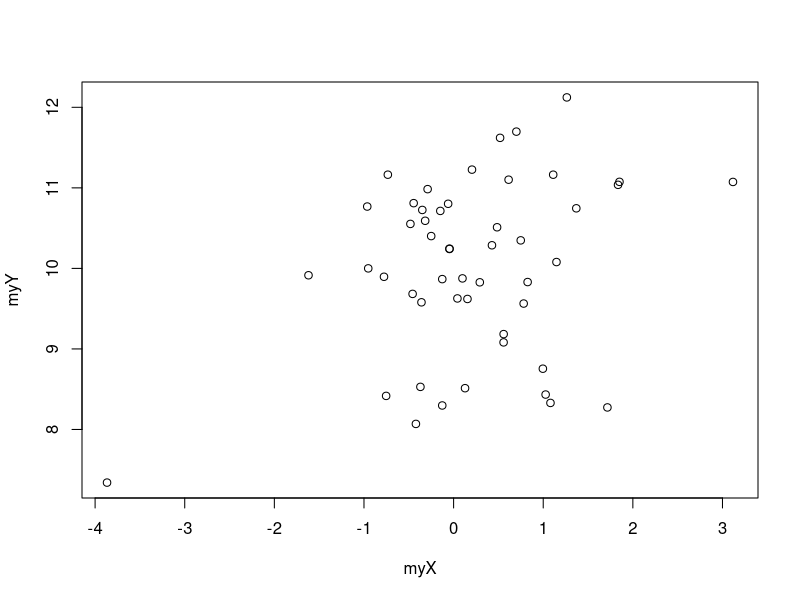
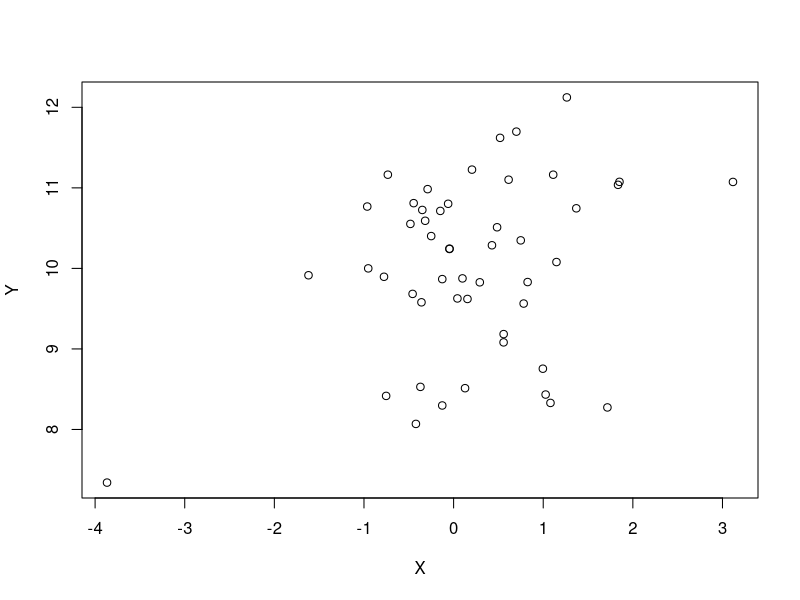
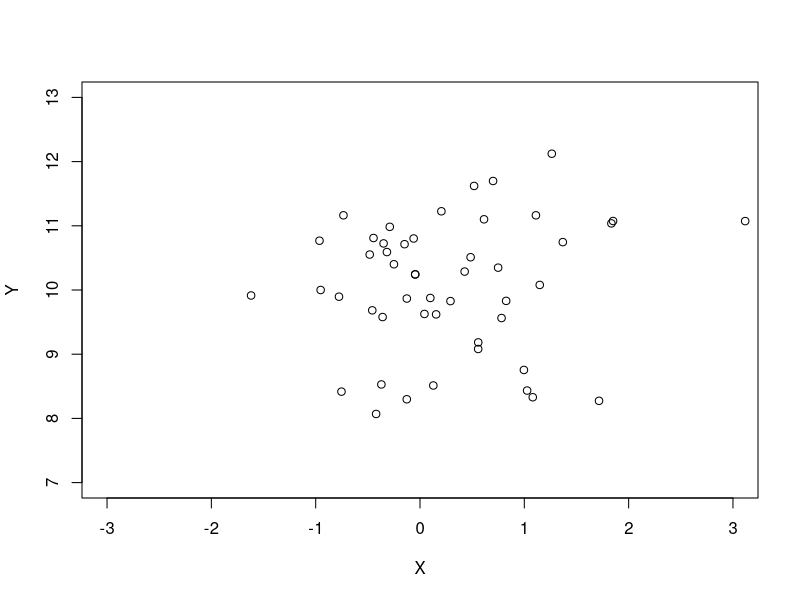
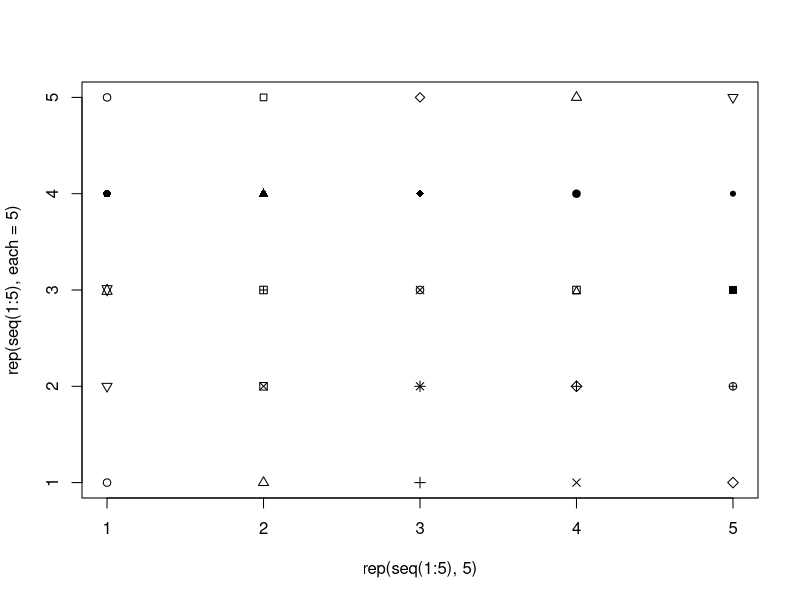
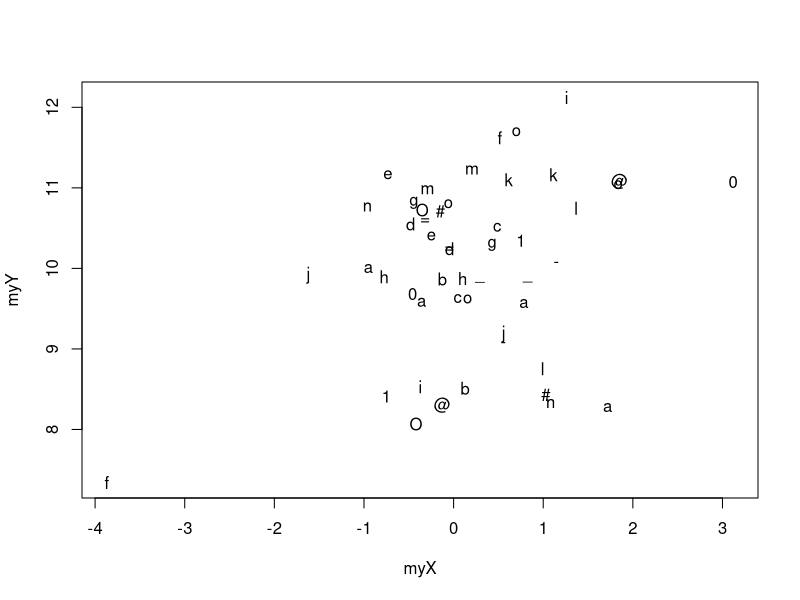
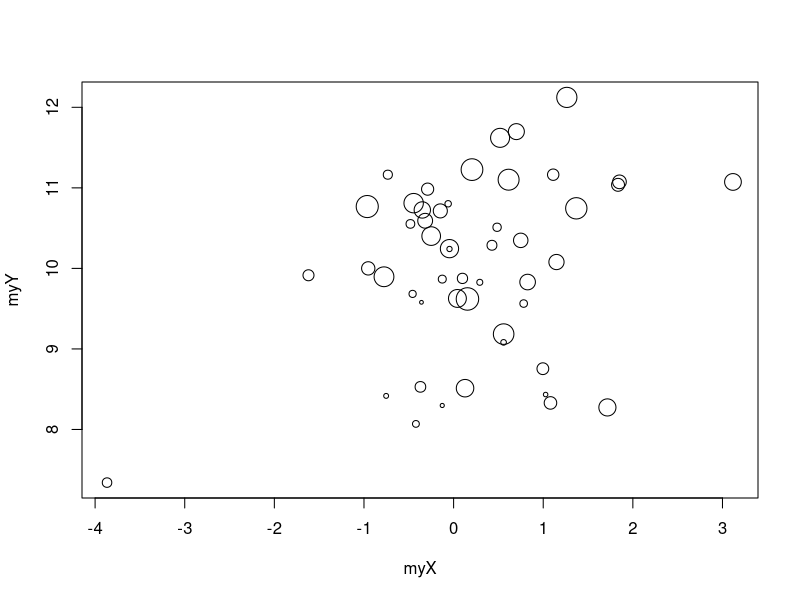
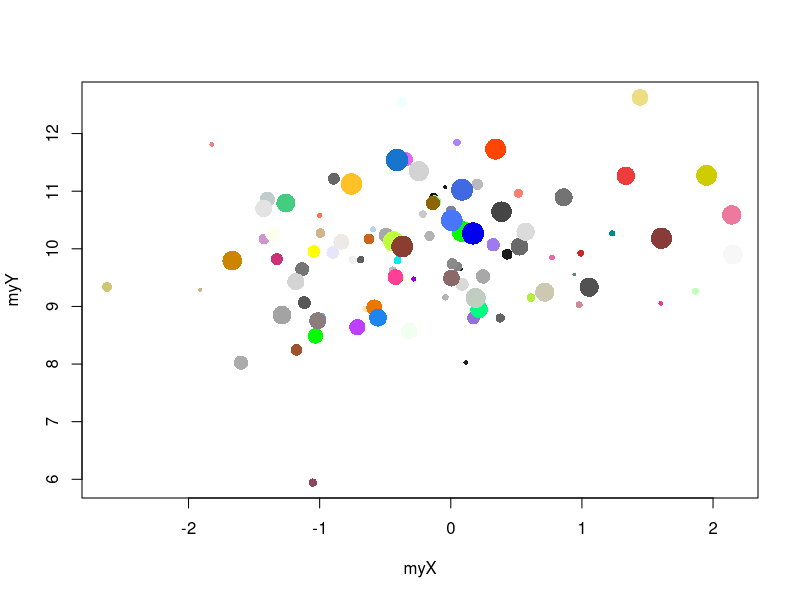
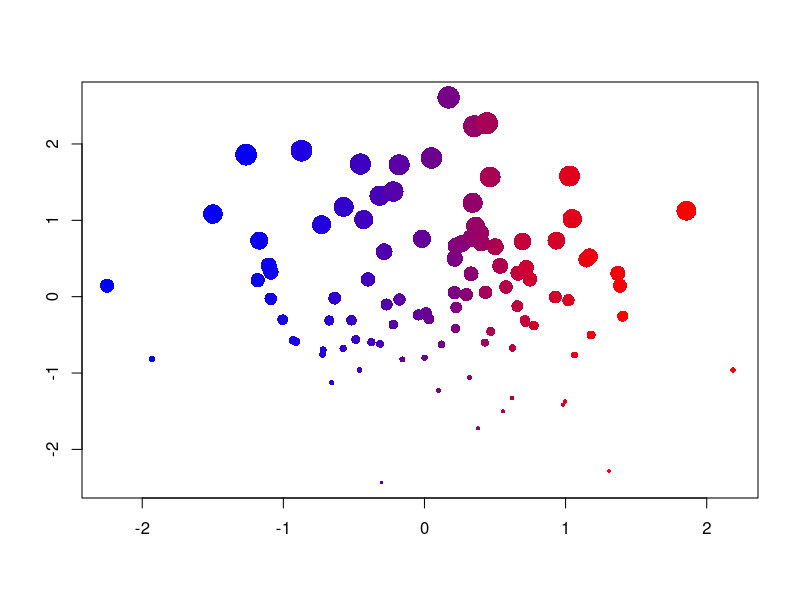

Write R code to recreate these figures, in order.
## ---- chunk 1
myX <- rnorm(50, mean = 0, sd = 1) # tirage aléatoire dans un loi Normale
myY <- rnorm(50, mean = 10, sd = 1) # tirage aléatoire dans un loi Normale
plot(x = myX, y = myY)
## ---- chunk 2
plot(x = myX, y = myY, 
  xlab = "X", ylab = "Y")
## ---- chunk 3
plot(x = myX, y = myY, 
  xlab = "X", ylab = "Y", 
  xlim = c(-3, 3), ylim = c(7, 13))
## ---- chunk 4
plot(x = rep(seq(1:5), 5), y = rep(seq(1:5), each = 5),
  pch = 1:25)
plot(x = myX, y = myY, 
  pch = c("a", "@", "#", "1", "=", "-", "_", "o", "O", "0", letters[1:15]))
## ---- chunk 5
plot(x = myX, y = myY, 
  cex = seq(from = 0.5, to = 3, length.out = 50))
## ---- chunk 6
myX <- rnorm(100, mean = 0, sd = 1)
myY <- rnorm(100, mean = 10, sd = 1)
plot(x = myX, y = myY, 
  cex = seq(from = 0.5, to = 3, length.out = 100),
  pch = 16,
  col = sample(colors(), 100))
## ---- chunk 7
myX <- rnorm(100)
myY <- rnorm(100)
dfGraph <- data.frame(myX, myY)
dfGraph <- dfGraph[order(dfGraph$myX),]
dfGraph$myCol <- colorRampPalette(c("blue", "red"))(100)
dfGraph <- dfGraph[order(dfGraph$myY),]
dfGraph$myCex <- seq(from = 0.5, to = 3, length.out = 100)
plot(x = dfGraph$myX, y = dfGraph$myY, 
  cex = dfGraph$myCex, pch = 16, col = dfGraph$myCol, 
  xlab = "", ylab = "")
## ---- chunk 8
myX <- 1:20
myY <- rnorm(20, mean = 10, sd = 1)
plot(x = myX, y = myY, 
  type = 'b') # 'p', 'l', 'b', 'c', 'o', 'h', 's', 'S', 'n'
## ---- chunk 9
par(mfrow = c(1, 2))
plot(x = myX, y = myY, 
  type = 'b', pch = 16, cex = 3) 
grid(lwd = 3, lty = 1)
plot(x = myX, y = myY, 
  type = 'b', pch = 16, cex = 3, 
  panel.first = grid(lwd = 3, lty = 1)) 
par(mfrow = c(1, 1))
## ---- chunk 10
op <- par(no.readonly = TRUE)
par(mfrow = c(2, 2), mar = c(2, 2, 1, 1))
graph4 <- lapply(1:4, function(i){
  plot(x = rnorm(100), 
    y = rnorm(100), 
    col = i, pch = 16)
})
par(op)
## ---- chunk 11
myX <- rnorm(100)
myY <- rnorm(100)
par(mar = c(4, 4, 1, 1)) # réduction des marges
plot(x = myX, y = myY, 
  xlim = c(-4, 4), ylim = c(-4, 4),   
  pch = 16, cex = 1.5, 
  col = sample(colors(), size = 100),
  panel.first = {
    grid()
    abline(v = c(min(myX), max(myX)), lty = 2)
    abline(h = c(min(myY), max(myY)), lty = 2)
    abline(v = mean(myX), lty = 1)
    abline(h = mean(myY), lty = 1)
})
## ---- chunk 12
op <- par(no.readonly = TRUE)
par(mfrow = c(2, 2), mar = c(2, 2, 1, 1))
myX <- list(
  rnorm(1000),
  rgamma(1000, shape = 1),
  sample(1:100, size = 1000, replace = TRUE),
  rbeta(1000, shape1 = 1, shape2 = 2)
)
myTitle <- c("Normal", "Gamma", "Uniform", "Beta")
tr <- lapply(1:4, function(i){
  hist(myX[[i]], 
    col = heat.colors(15), 
    main = myTitle[i]
  )
})
par(op)
## ---- chunk 13
myX <- c(4, 5, 8)
par(mar = c(3, 3, 1, 1)) # réduction des marges
barplot(myX, names.arg = c("A", "B", "C"))
## ---- chunk 14
op <- par(no.readonly = TRUE)
par(mfrow = c(1, 2), mar = c(2, 2, 1, 1))
myX <- matrix(c(4, 5, 8, 4, 6, 2), nrow = 2)
barplot(myX, names.arg = c("A", "B", "C"))
myX <- matrix(c(4, 5, 8, 4, 6, 2, 3, 4, 5), nrow = 3)
barplot(myX, names.arg = c("A", "B", "C"))
par(op)
## ---- chunk 15
n <- 50
myX <- rnorm(n)
myY <- rnorm(n)
myCol <- c(2, sample(c(4, 2), size = (n - 1), replace = TRUE))
myColors <- colorRampPalette(c("blue", "red"))(100)
myYCut <- cut(myY, breaks = -4:4)
myXCut <- cut(myX, breaks = -4:4)
myYCutCol <- table(myCol, myYCut)
myXCutCol <- table(myCol, myXCut)
xCol <- round(
  myXCutCol[1,] / (myXCutCol[1,] + myXCutCol[2,]) * 100
)
xCol[is.na(xCol) | xCol == 0] <- 1
yCol <- round(
  myYCutCol[1,] / (myYCutCol[1,] + myYCutCol[2,]) * 100
)
yCol[is.na(yCol) | yCol == 0] <- 1
op <- par(no.readonly = TRUE)
par(mar = c(2, 3, 1, 1))
layout(matrix(c(1, 1, 0, 
                2, 2, 3, 
                2, 2, 3), ncol = 3, byrow = TRUE))
barplot(table(myXCut), las = 1, col = myColors[xCol])
plot(x = myX, y = myY, col = myCol, pch = 16, 
  xlim = c(-4, 4), ylim = c(-4, 4), cex = 1.5, 
  panel.first = grid())
barplot(table(myYCut), las = 1, horiz = TRUE, col = myColors[yCol])
par(op)
## ---- chunk 16
graphBarplotCol <- function(n){
  myX <- rnorm(n)
  myY <- rnorm(n)
  myCol <- c(2, sample(c(4, 2), size = (n - 1), replace = TRUE))
  myColors <- colorRampPalette(c("blue", "red"))(100)
  myYCut <- cut(myY, breaks = -4:4)
  myXCut <- cut(myX, breaks = -4:4)
  myYCutCol <- table(myCol, myYCut)
  myXCutCol <- table(myCol, myXCut)
  xCol <- round(
    myXCutCol[1,] / (myXCutCol[1,] + myXCutCol[2,]) * 100
  )
  xCol[is.na(xCol) | xCol == 0] <- 1
  yCol <- round(
    myYCutCol[1,] / (myYCutCol[1,] + myYCutCol[2,]) * 100
  )
  yCol[is.na(yCol) | yCol == 0] <- 1
  op <- par(no.readonly = TRUE)
  par(mar = c(2, 3, 1, 1))
  layout(matrix(c(1, 1, 0, 
                  2, 2, 3, 
                  2, 2, 3), ncol = 3, byrow = TRUE))
  barplot(table(myXCut), las = 1, col = myColors[xCol])
  plot(x = myX, y = myY, col = myCol, pch = 16, 
    xlim = c(-4, 4), ylim = c(-4, 4), cex = 1.5, 
    panel.first = grid())
  barplot(table(myYCut), las = 1, horiz = TRUE, col = myColors[yCol])
  par(op)
}
graphBarplotCol(n = 1000)
## ---- chunk 17
par(mar = c(3, 1, 1, 1)) # réduction des marges
barplot(rnorm(20), horiz = TRUE, col = rainbow(20))
## ---- chunk 18
gender <- data.frame(
  m = cut(sample(1:75, 1000, replace = TRUE), 
    breaks = seq(from = 0, to = 80, by = 10)), 
  f = cut(sample(1:75, 1000, replace = TRUE), 
    breaks = seq(from = 0, to = 80, by = 10))
)
op <- par(no.readonly = TRUE)
par(mfrow = c(1, 2), mar = c(2, 1, 2, 1))
barplot(-table(gender$f), horiz = TRUE, col = "salmon")
barplot(table(gender$m), horiz = TRUE, col = "lightblue")
par(op)
## ---- chunk 19
df <- data.frame(
  box1 = rnorm(1000), 
  box2 = rgamma(1000, shape = 1), 
  box3 = sample(-3:3, size = 1000, replace = TRUE),
  box4 = rbeta(1000, shape1 = 1, shape2 = 2)
)
par(mar = c(4, 4, 1, 1)) # réduction des marges
boxplot(df, col = c(rgb(0, 94, 255, maxColorValue = 255),  
  rgb(255, 0, 174, maxColorValue = 255),  
  rgb(255, 136, 0, maxColorValue = 255),  
  rgb(119, 255, 0, maxColorValue = 255)))
## ---- chunk 20
df$cat <- sample(c("w", "x", "y", "z"), size = 1000, replace = TRUE)
par(mar = c(4, 4, 1, 1)) # réduction des marges
boxplot(df$box3 ~ df$cat, col = c(rgb(0, 94, 255, maxColorValue = 255),  
  rgb(255, 0, 174, maxColorValue = 255),  
  rgb(255, 136, 0, maxColorValue = 255),  
  rgb(119, 255, 0, maxColorValue = 255)), ylab = "Box3")
df$cat2 <- sample(1:3, size = 1000, replace = TRUE)
par(mar = c(4, 4, 1, 1)) # réduction des marges
boxplot(df$box4 ~ df$cat*df$cat2, col = c(
  rgb(0, 94, 255, maxColorValue = 255),  
  rgb(255, 0, 174, maxColorValue = 255),  
  rgb(255, 136, 0, maxColorValue = 255),  
  rgb(119, 255, 0, maxColorValue = 255)), ylab = "Box4")
## ---- chunk 21
df$cat <- sample(c("w", "x", "y", "z"), size = 1000, replace = TRUE)
par(mar = c(4, 4, 1, 1)) # réduction des marges
boxplot(df$box2 ~ df$cat, horizontal = TRUE, 
  col = c(rgb(255, 110, 0, maxColorValue = 255),  
  rgb(230, 255, 0, maxColorValue = 255),  
  rgb(0, 178, 255, maxColorValue = 255),  
  rgb(166, 0, 255, maxColorValue = 255)), xlab = "Box2")
